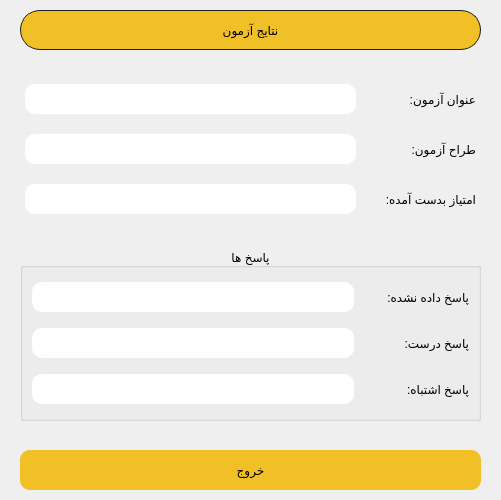
<?xml version="1.0" encoding="UTF-8"?>
<ui version="4.0">
 <class>Form</class>
 <widget class="QWidget" name="Form">
  <property name="geometry">
   <rect>
    <x>0</x>
    <y>0</y>
    <width>501</width>
    <height>500</height>
   </rect>
  </property>
  <property name="windowTitle">
   <string>نتایج آزمون</string>
  </property>
  <layout class="QVBoxLayout" name="verticalLayout">
   <property name="spacing">
    <number>10</number>
   </property>
   <property name="leftMargin">
    <number>20</number>
   </property>
   <property name="topMargin">
    <number>10</number>
   </property>
   <property name="rightMargin">
    <number>20</number>
   </property>
   <property name="bottomMargin">
    <number>10</number>
   </property>
   <item>
    <widget class="QLabel" name="titleLabel">
     <property name="minimumSize">
      <size>
       <width>0</width>
       <height>40</height>
      </size>
     </property>
     <property name="maximumSize">
      <size>
       <width>16777215</width>
       <height>40</height>
      </size>
     </property>
     <property name="styleSheet">
      <string notr="true">QFrame#titleLabel{
	border:1px solid #1f1f1f;
	background-color:#f1bf26;
	border-radius:20px;
}

</string>
     </property>
     <property name="text">
      <string>نتایج آزمون</string>
     </property>
     <property name="alignment">
      <set>Qt::AlignCenter</set>
     </property>
    </widget>
   </item>
   <item>
    <spacer name="verticalSpacer_2">
     <property name="orientation">
      <enum>Qt::Vertical</enum>
     </property>
     <property name="sizeHint" stdset="0">
      <size>
       <width>20</width>
       <height>40</height>
      </size>
     </property>
    </spacer>
   </item>
   <item>
    <layout class="QHBoxLayout" name="horizontalLayout_8">
     <property name="spacing">
      <number>0</number>
     </property>
     <property name="leftMargin">
      <number>5</number>
     </property>
     <property name="topMargin">
      <number>5</number>
     </property>
     <property name="rightMargin">
      <number>5</number>
     </property>
     <property name="bottomMargin">
      <number>5</number>
     </property>
     <item>
      <widget class="QLineEdit" name="examTitleLineEdit">
       <property name="minimumSize">
        <size>
         <width>0</width>
         <height>30</height>
        </size>
       </property>
       <property name="styleSheet">
        <string notr="true">QLineEdit#examTitleLineEdit{
	border-radius:10px;
	background-color:#ffffff;
}
</string>
       </property>
       <property name="alignment">
        <set>Qt::AlignCenter</set>
       </property>
       <property name="readOnly">
        <bool>true</bool>
       </property>
      </widget>
     </item>
     <item>
      <widget class="QLabel" name="examTitleLabel">
       <property name="minimumSize">
        <size>
         <width>120</width>
         <height>30</height>
        </size>
       </property>
       <property name="maximumSize">
        <size>
         <width>16777215</width>
         <height>30</height>
        </size>
       </property>
       <property name="text">
        <string>عنوان آزمون:</string>
       </property>
      </widget>
     </item>
    </layout>
   </item>
   <item>
    <layout class="QHBoxLayout" name="horizontalLayout_7">
     <property name="spacing">
      <number>0</number>
     </property>
     <property name="leftMargin">
      <number>5</number>
     </property>
     <property name="topMargin">
      <number>5</number>
     </property>
     <property name="rightMargin">
      <number>5</number>
     </property>
     <property name="bottomMargin">
      <number>5</number>
     </property>
     <item>
      <widget class="QLineEdit" name="examMakerLineEdit">
       <property name="minimumSize">
        <size>
         <width>0</width>
         <height>30</height>
        </size>
       </property>
       <property name="styleSheet">
        <string notr="true">QLineEdit#examMakerLineEdit{
	border-radius:10px;
	background-color:#ffffff;
}</string>
       </property>
       <property name="alignment">
        <set>Qt::AlignCenter</set>
       </property>
       <property name="readOnly">
        <bool>true</bool>
       </property>
      </widget>
     </item>
     <item>
      <widget class="QLabel" name="examMakerLabel">
       <property name="minimumSize">
        <size>
         <width>120</width>
         <height>30</height>
        </size>
       </property>
       <property name="maximumSize">
        <size>
         <width>16777215</width>
         <height>30</height>
        </size>
       </property>
       <property name="text">
        <string>طراح آزمون:</string>
       </property>
      </widget>
     </item>
    </layout>
   </item>
   <item>
    <layout class="QHBoxLayout" name="horizontalLayout_6">
     <property name="spacing">
      <number>0</number>
     </property>
     <property name="leftMargin">
      <number>5</number>
     </property>
     <property name="topMargin">
      <number>5</number>
     </property>
     <property name="rightMargin">
      <number>5</number>
     </property>
     <property name="bottomMargin">
      <number>5</number>
     </property>
     <item>
      <widget class="QLineEdit" name="userScoreLineEdit">
       <property name="minimumSize">
        <size>
         <width>0</width>
         <height>30</height>
        </size>
       </property>
       <property name="styleSheet">
        <string notr="true">QLineEdit#userScoreLineEdit{
	border-radius:10px;
	background-color:#ffffff;
}</string>
       </property>
       <property name="alignment">
        <set>Qt::AlignCenter</set>
       </property>
       <property name="readOnly">
        <bool>true</bool>
       </property>
      </widget>
     </item>
     <item>
      <widget class="QLabel" name="userScoreLabel">
       <property name="minimumSize">
        <size>
         <width>120</width>
         <height>30</height>
        </size>
       </property>
       <property name="maximumSize">
        <size>
         <width>16777215</width>
         <height>30</height>
        </size>
       </property>
       <property name="text">
        <string>امتیاز بدست آمده:</string>
       </property>
      </widget>
     </item>
    </layout>
   </item>
   <item>
    <spacer name="verticalSpacer">
     <property name="orientation">
      <enum>Qt::Vertical</enum>
     </property>
     <property name="sizeHint" stdset="0">
      <size>
       <width>20</width>
       <height>40</height>
      </size>
     </property>
    </spacer>
   </item>
   <item>
    <widget class="QGroupBox" name="groupBox">
     <property name="title">
      <string>پاسخ ها</string>
     </property>
     <property name="alignment">
      <set>Qt::AlignCenter</set>
     </property>
     <layout class="QVBoxLayout" name="verticalLayout_2">
      <item>
       <layout class="QHBoxLayout" name="horizontalLayout_3">
        <property name="spacing">
         <number>0</number>
        </property>
        <property name="topMargin">
         <number>5</number>
        </property>
        <property name="bottomMargin">
         <number>5</number>
        </property>
        <item>
         <widget class="QLineEdit" name="noneAnwserCountLineEdit">
          <property name="minimumSize">
           <size>
            <width>0</width>
            <height>30</height>
           </size>
          </property>
          <property name="styleSheet">
           <string notr="true">QLineEdit#noneAnwserCountLineEdit{
	border-radius:10px;
	background-color:#ffffff;
}</string>
          </property>
          <property name="alignment">
           <set>Qt::AlignCenter</set>
          </property>
          <property name="readOnly">
           <bool>true</bool>
          </property>
         </widget>
        </item>
        <item>
         <widget class="QLabel" name="noneAnwserCountLabel">
          <property name="minimumSize">
           <size>
            <width>115</width>
            <height>30</height>
           </size>
          </property>
          <property name="maximumSize">
           <size>
            <width>16777215</width>
            <height>30</height>
           </size>
          </property>
          <property name="text">
           <string>پاسخ داده نشده:</string>
          </property>
         </widget>
        </item>
       </layout>
      </item>
      <item>
       <layout class="QHBoxLayout" name="horizontalLayout_4">
        <property name="spacing">
         <number>0</number>
        </property>
        <property name="topMargin">
         <number>5</number>
        </property>
        <property name="bottomMargin">
         <number>5</number>
        </property>
        <item>
         <widget class="QLineEdit" name="rightAnwserCountLineEdit">
          <property name="minimumSize">
           <size>
            <width>0</width>
            <height>30</height>
           </size>
          </property>
          <property name="styleSheet">
           <string notr="true">QLineEdit#rightAnwserCountLineEdit{
	border-radius:10px;
	background-color:#ffffff;
}</string>
          </property>
          <property name="alignment">
           <set>Qt::AlignCenter</set>
          </property>
          <property name="readOnly">
           <bool>true</bool>
          </property>
         </widget>
        </item>
        <item>
         <widget class="QLabel" name="rightAnwserCountLabel">
          <property name="minimumSize">
           <size>
            <width>115</width>
            <height>30</height>
           </size>
          </property>
          <property name="maximumSize">
           <size>
            <width>16777215</width>
            <height>30</height>
           </size>
          </property>
          <property name="text">
           <string>پاسخ درست:</string>
          </property>
         </widget>
        </item>
       </layout>
      </item>
      <item>
       <layout class="QHBoxLayout" name="horizontalLayout_5">
        <property name="spacing">
         <number>0</number>
        </property>
        <property name="topMargin">
         <number>5</number>
        </property>
        <property name="bottomMargin">
         <number>5</number>
        </property>
        <item>
         <widget class="QLineEdit" name="wrongAnwserLineEdit">
          <property name="minimumSize">
           <size>
            <width>0</width>
            <height>30</height>
           </size>
          </property>
          <property name="styleSheet">
           <string notr="true">QLineEdit#wrongAnwserLineEdit{
	border-radius:10px;
	background-color:#ffffff;
}</string>
          </property>
          <property name="alignment">
           <set>Qt::AlignCenter</set>
          </property>
          <property name="readOnly">
           <bool>true</bool>
          </property>
         </widget>
        </item>
        <item>
         <widget class="QLabel" name="wrongAnwserLabel">
          <property name="minimumSize">
           <size>
            <width>115</width>
            <height>30</height>
           </size>
          </property>
          <property name="maximumSize">
           <size>
            <width>16777215</width>
            <height>30</height>
           </size>
          </property>
          <property name="text">
           <string>پاسخ اشتباه:</string>
          </property>
         </widget>
        </item>
       </layout>
      </item>
     </layout>
    </widget>
   </item>
   <item>
    <spacer name="verticalSpacer_3">
     <property name="orientation">
      <enum>Qt::Vertical</enum>
     </property>
     <property name="sizeHint" stdset="0">
      <size>
       <width>20</width>
       <height>40</height>
      </size>
     </property>
    </spacer>
   </item>
   <item>
    <widget class="QPushButton" name="exitButton">
     <property name="minimumSize">
      <size>
       <width>0</width>
       <height>40</height>
      </size>
     </property>
     <property name="styleSheet">
      <string notr="true">QPushButton#exitButton{
	border-radius:10px;
	background-color:#f1bf26;
}</string>
     </property>
     <property name="text">
      <string>خروج</string>
     </property>
    </widget>
   </item>
  </layout>
 </widget>
 <resources/>
 <connections/>
</ui>
